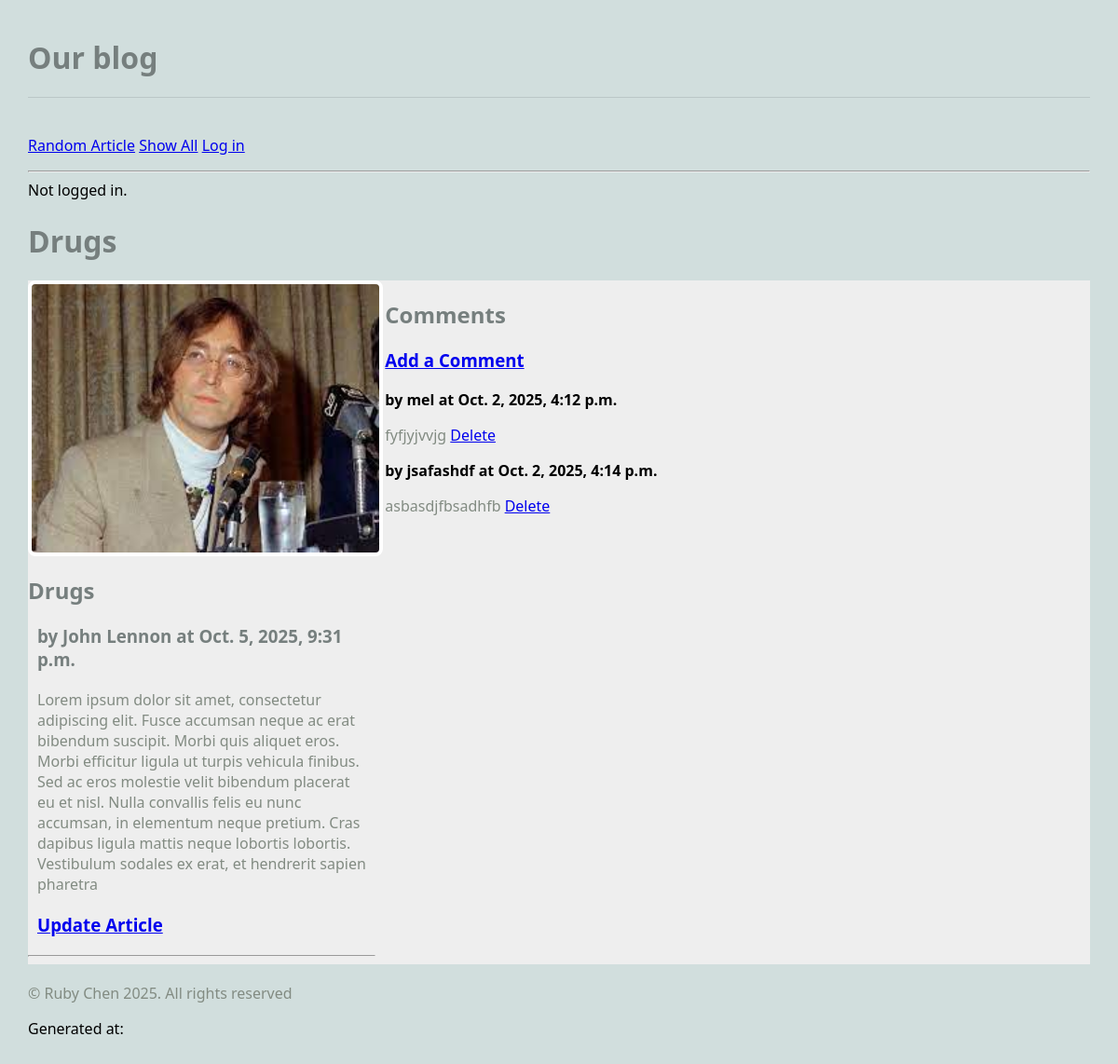
The page /blog/ on the database as committed earlier.
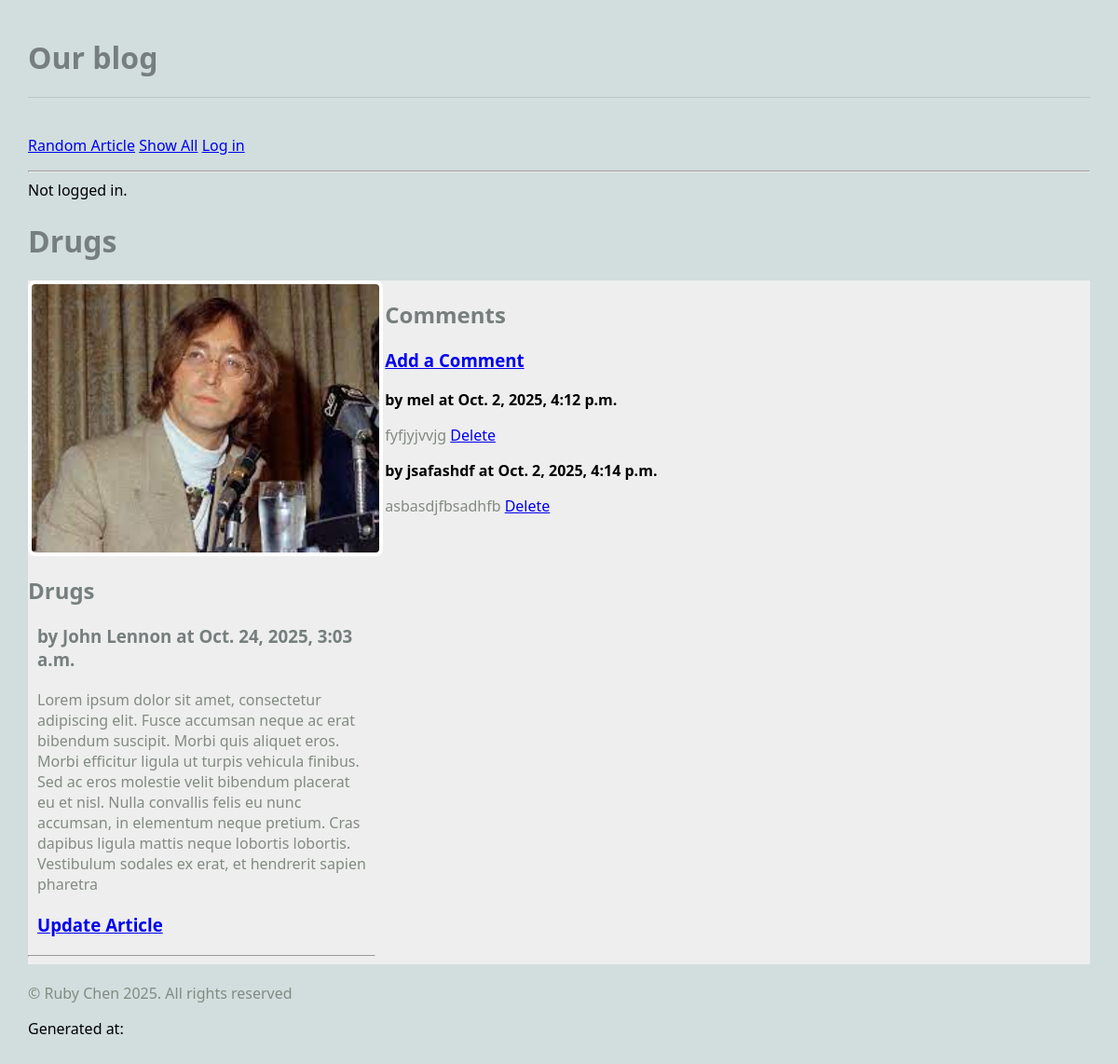
The same page on the database as committed later.
### blog/models.py (models this page shows, shortened)
class Article(models.Model):
    title = models.TextField(blank=True)
    author = models.TextField(blank=True)
    text = models.TextField(blank=True)
    published = models.DateTimeField(auto_now=True)
    user = models.ForeignKey(User, on_delete=models.CASCADE) ## NEW
    image_file = models.ImageField(blank=True)
    def get_all_comments(self):
        comments = Comment.objects.filter(article=self)
        return comments

class Comment(models.Model):
    article = models.ForeignKey(Article, on_delete=models.CASCADE)
    author = models.TextField(blank=True)
    text = models.TextField(blank=True)
    published = models.DateTimeField(auto_now=True)

### blog/views.py (the view)
# urls.py: path('', RandomArticleView.as_view(), name='random_article'),
class RandomArticleView(DetailView):
    model = Article
    template_name = "blog/article.html"
    context_object_name = "article"
    def get_object(self):
        all_articles = Article.objects.all()
        article = random.choice(all_articles)
        return article

### blog/templates/blog/article.html
{% extends 'blog/base.html' %}
{% block content %}
<h1>{{ article.title }}</h1>
<main class="grid-container">
    <article>
        {% if article.image_file %}
        <img src="{{ article.image_file.url }}" alt="">
        {% else %}
        <h3>No image</h3>
        {% endif %}
        <div>
            <h2>{{ article.title }}</h2>
            <h3>by {{ article.author }} at {{ article.published }}</h3>
            <p>{{ article.text }}</p>
            <h3>
                <a href="{% url 'update_article' article.pk %}">Update Article</a>
            </h3>
        </div>
        <hr>
        </article>
        <div>
            <h2>Comments</h2>
            <h3>
                <a href="{% url 'create_comment' article.pk %}">Add a Comment</a>
            </h3>
            {% for comment in article.get_all_comments %}
            <div>
                <strong>by {{ comment.author }} at {{ comment.published }}</strong>
                <p>
                    {{ comment.text }}
                    <a href="{% url 'delete_comment' comment.pk %}">Delete</a>
                </p>
            </div>
            {% endfor %}
        </div>
</main>
{% endblock %}

### blog/templates/blog/base.html (shortened to what this page needs)
{% load static %}
<html>
    <head>
        <link rel="stylesheet" href="{% static 'styles-blog.css' %}">
    </head>
    <body>
        <header>
            <h1> Our blog </h1>
        </header>
        <nav>
            <ul>
                <li><a href="{% url 'random_article' %}">Random Article</a></li>
                <li><a href="{% url 'show_all' %}">Show All</a></li>
                {% if request.user.is_authenticated %}
                <li><a href="{% url 'create_article' %}">Create</a></li>
                <li>
                    <form action="{% url 'logout' %}" method="post" style="display:inline;">
                        {% csrf_token %}
                        <button type="submit">Log out</button>
                    </form>
                </li>
                {% else %}
                <li><a href="{% url 'login' %}">Log in</a></li>
                {% endif %}
            </ul>
            <hr>
            {% if request.user.is_authenticated %}
                Logged in user: {{ request.user }}.
            {% else %}
                Not logged in.
            {% endif %}
        </nav>
        <main>
        {% block content %}
        {% endblock %}
        </main>
        <footer>
            <p>&#169 Ruby Chen 2025. All rights reserved</p>
            </p>Generated at: {{time}}</p>
        </footer>
    </body>
</html>

### static/styles-blog.css (style rules this page uses)
body { margin: 30px; background: #d1dedd; font-family:'Segoe UI', Tahoma, Geneva, Verdana, sans-serif; }
ul, li { padding: 0px; list-style-type: none; }
h1, h2, h3 { color: #767f7e; }
p { color: #828b82; }
header { max-width: 1200px; margin: 40px auto; border-bottom: 1px solid #bbc7c7; }
.grid-container { background: #eee; max-width: 900px; display: grid; grid-template-columns: repeat(3, 1fr); grid-gap: 10px; max-width: 1200px; margin: 20px auto; }
article img, article.featured img { width: 100%; border: 4px solid #fff; border-radius: 8px; }
article p, article h3 { margin: 20px 10px; }
nav li { display: inline; }

Rows that differ between the two databases and show on the page:
changed Article "Drugs": published "Oct. 5, 2025, 9:31 p.m." → "Oct. 24, 2025, 3:03 a.m."
